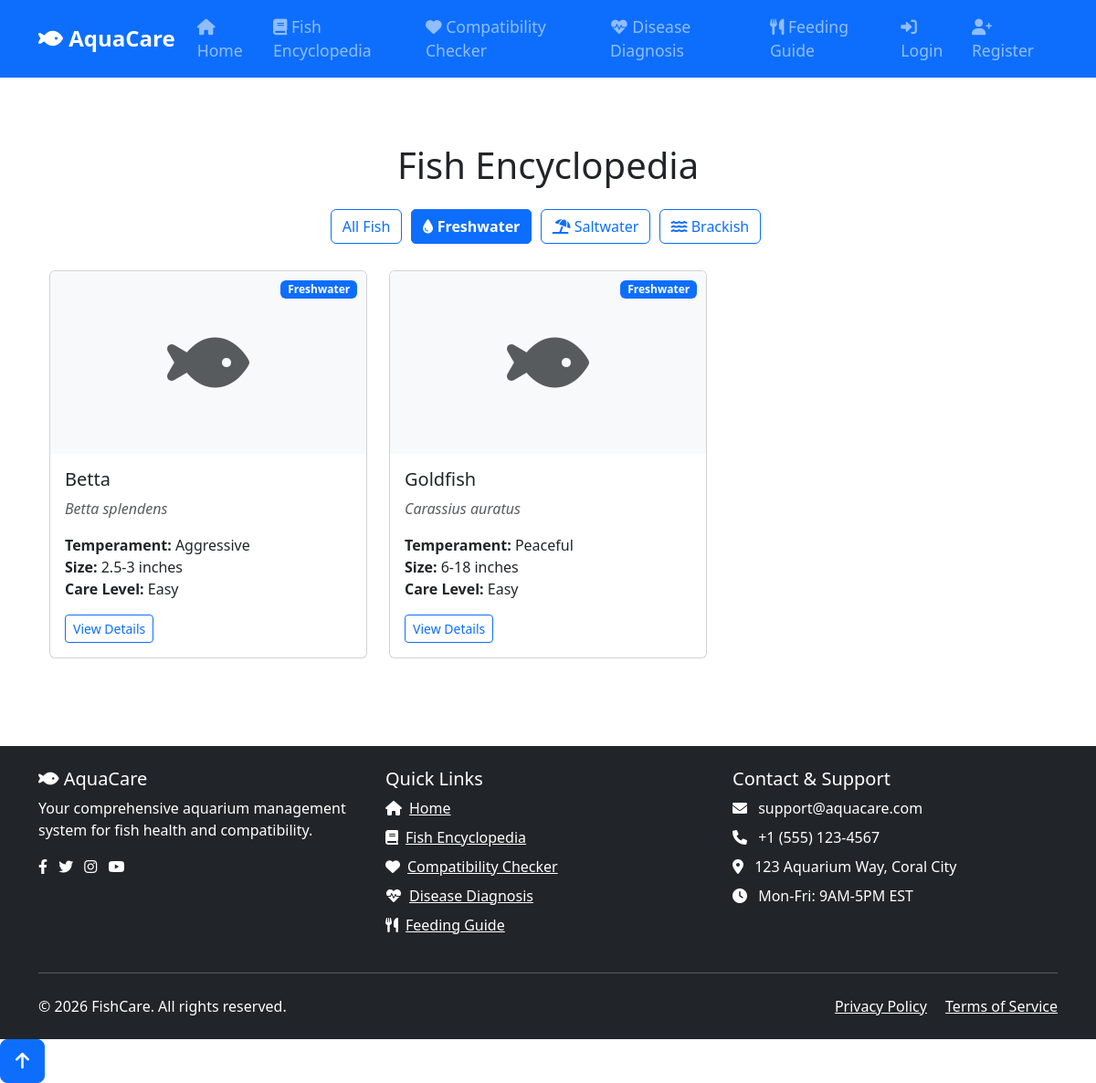
Page /AquaCare/encyclopedia.php?water_type=Freshwater on the committed database.
### tables this page shows
CREATE TABLE Fish (
    fish_id INT AUTO_INCREMENT PRIMARY KEY,
    common_name VARCHAR(100) NOT NULL,
    scientific_name VARCHAR(100),
    family VARCHAR(100),
    origin VARCHAR(100),
    adult_size VARCHAR(50),
    lifespan VARCHAR(50),
    min_tank_size VARCHAR(50),
    temp_range VARCHAR(50),
    ph_range VARCHAR(50),
    temperament VARCHAR(50),
    care_level VARCHAR(50),
    diet VARCHAR(50),
    description TEXT,
    water_type ENUM('Freshwater', 'Saltwater', 'Brackish') NOT NULL,
    image_path VARCHAR(255),
    created_at TIMESTAMP DEFAULT CURRENT_TIMESTAMP,
    updated_at TIMESTAMP DEFAULT CURRENT_TIMESTAMP ON UPDATE CURRENT_TIMESTAMP,
    created_by INT,
    FOREIGN KEY (created_by) REFERENCES Users(user_id)
);

### AquaCare/encyclopedia.php (the view, shortened to what this page needs)
<?php
require_once 'db_config.php';
try {
    $stmt = $pdo->query("SELECT * FROM Fish ORDER BY common_name");
    $allFish = $stmt->fetchAll();
} catch (PDOException $e) {
    die("Database error: " . $e->getMessage());
}
$waterType = $_GET['water_type'] ?? '';
if ($waterType && in_array($waterType, ['Freshwater', 'Saltwater', 'Brackish'])) {
    $stmt = $pdo->prepare("SELECT * FROM Fish WHERE water_type = ? ORDER BY common_name");
    $stmt->execute([$waterType]);
    $allFish = $stmt->fetchAll();
}
?>
<!DOCTYPE html>
<html lang="en">
<head>
    <link href="https://cdn.jsdelivr.net/npm/bootstrap@5.3.0/dist/css/bootstrap.min.css" rel="stylesheet">
    <link rel="stylesheet" href="https://cdnjs.cloudflare.com/ajax/libs/font-awesome/6.0.0/css/all.min.css">
</head>
<body>
    <?php include 'header.php'; ?>
    <div class="container py-5">
        <h1 class="text-center mb-4">Fish Encyclopedia</h1>
        <div class="filter-buttons text-center mb-4">
            <a href="encyclopedia.php" class="btn btn-outline-primary <?php echo empty($waterType) ? 'active' : ''; ?>">
                All Fish
            </a>
            <a href="encyclopedia.php?water_type=Freshwater" class="btn btn-outline-primary <?php echo $waterType === 'Freshwater' ? 'active' : ''; ?>">
                <i class="fas fa-tint"></i> Freshwater
            </a>
            <a href="encyclopedia.php?water_type=Saltwater" class="btn btn-outline-primary <?php echo $waterType === 'Saltwater' ? 'active' : ''; ?>">
                <i class="fas fa-umbrella-beach"></i> Saltwater
            </a>
            <a href="encyclopedia.php?water_type=Brackish" class="btn btn-outline-primary <?php echo $waterType === 'Brackish' ? 'active' : ''; ?>">
                <i class="fas fa-water"></i> Brackish
            </a>
        </div>
        <div class="row row-cols-1 row-cols-md-2 row-cols-lg-3 g-4">
            <?php foreach ($allFish as $fish): ?>
                <div class="col">
                    <div class="card fish-card">
                        <?php if ($fish['image_path']): ?>
                            <img src="<?php echo $fish['image_path']; ?>" class="card-img-top fish-image" alt="<?php echo htmlspecialchars($fish['common_name']); ?>">
                        <?php else: ?>
                            <div class="card-img-top fish-image bg-light d-flex align-items-center justify-content-center">
                                <i class="fas fa-fish fa-5x text-muted"></i>
                            </div>
                        <?php endif; ?>
                        <span class="water-type-badge badge
                            <?php echo $fish['water_type'] === 'Freshwater' ? 'bg-primary' :
                                  ($fish['water_type'] === 'Saltwater' ? 'bg-info' : 'bg-warning'); ?>">
                            <?php echo $fish['water_type']; ?>
                        </span>
                        <div class="card-body">
                            <h2 class="card-title h5"><?php echo htmlspecialchars($fish['common_name']); ?></h2>
                            <p class="card-text text-muted">
                                <em><?php echo htmlspecialchars($fish['scientific_name']); ?></em>
                            </p>
                            <ul class="list-unstyled">
                                <li><strong>Temperament:</strong> <?php echo htmlspecialchars($fish['temperament']); ?></li>
                                <li><strong>Size:</strong> <?php echo htmlspecialchars($fish['adult_size']); ?></li>
                                <li><strong>Care Level:</strong> <?php echo htmlspecialchars($fish['care_level']); ?></li>
                            </ul>
                            <a href="view_fish.php?id=<?php echo $fish['fish_id']; ?>" class="btn btn-sm btn-outline-primary">
                                View Details
                            </a>
                        </div>
                    </div>
                </div>
            <?php endforeach; ?>
        </div>
    </div>
    <?php include 'footer.php'; ?>
</body>
</html>

### AquaCare/encyclopedia.php (style rules this page uses)
.fish-card { transition: transform 0.3s ease, box-shadow 0.3s ease; height: 100%; }
.water-type-badge { position: absolute; top: 10px; right: 10px; }
.fish-image { height: 200px; object-fit: cover; width: 100%; }
.filter-buttons .btn { margin-right: 5px; margin-bottom: 5px; }

### AquaCare/header.php (style rules this page uses)
.active { font-weight: bold; color: #fff !important; background-color: rgba(255, 255, 255, 0.2); border-radius: 5px; }

### rows in the picture
fish: water_type "Freshwater", common_name "Betta", scientific_name "Betta splendens", temperament "Aggressive", adult_size "2.5-3 inches", care_level "Easy"
fish: water_type "Freshwater", common_name "Goldfish", scientific_name "Carassius auratus", temperament "Peaceful", adult_size "6-18 inches", care_level "Easy"
